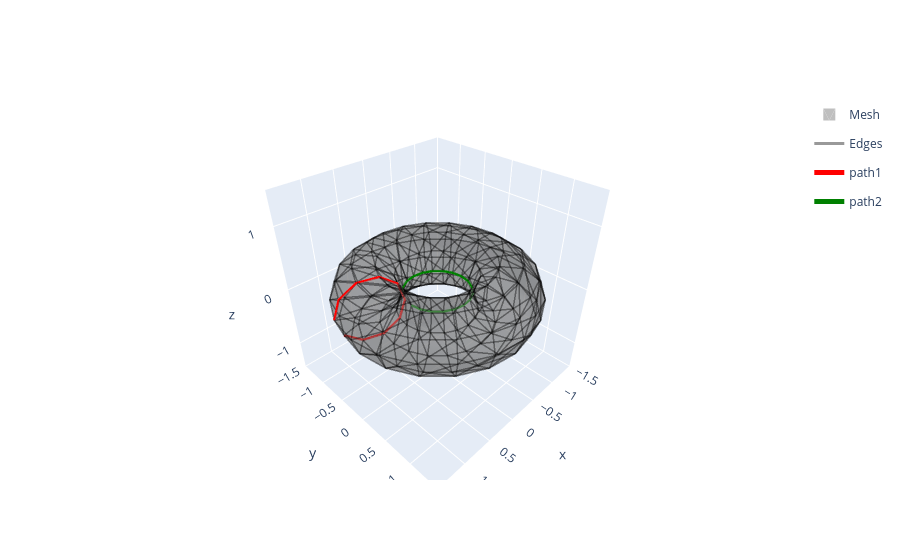

The cell this chart's notebook holds for it:
### Code cell
path1 = V[[19, 39, 59, 79, 99, 119, 139, 159, 179, 199]]
path2 = V[
    [
        100,
        101,
        102,
        103,
        104,
        105,
        106,
        107,
        108,
        109,
        110,
        111,
        112,
        113,
        114,
        115,
        116,
        117,
        118,
        119,
    ]
]

fig = plotly_draw_3D_mesh(
    V,
    F,
    show_now=False,
    edge_color_width=3,
    mesh_color="grey",
    edge_color_opacity=0.4,
    mesh_color_opacity=0.5,
)

fig.add_trace(
    go.Scatter3d(
        x=path1[:, 0],
        y=path1[:, 1],
        z=path1[:, 2],
        mode="lines",
        line=dict(color="red", width=5),
        name="path1",
    )
)
fig.add_trace(
    go.Scatter3d(
        x=path2[:, 0],
        y=path2[:, 1],
        z=path2[:, 2],
        mode="lines",
        line=dict(color="green", width=5),
        name="path2",
    )
)

fig.show()

### Figure 1 — Plotly figure (JSON) as saved in the notebook; plotly's stock layout.template omitted (floating-point values rounded to 4 significant figures; data arrays with more than 128 entries replaced by an {"elided": "..."} marker saying what was removed)
{"data": [{"color": "grey", "i": {"elided": "400 int values"}, "j": {"elided": "400 int values"}, "k": {"elided": "400 int values"}, "legendgroup": "Mesh", "name": "Mesh", "opacity": 0.5, "showlegend": true, "type": "mesh3d", "x": {"elided": "200 float values"}, "y": {"elided": "200 float values"}, "z": {"elided": "200 float values"}}, {"legendgroup": "Edges", "line": {"color": "black", "width": 3}, "mode": "lines", "name": "Edges", "opacity": 0.4, "showlegend": true, "type": "scatter3d", "x": {"elided": "1800 float values"}, "y": {"elided": "1800 float values"}, "z": {"elided": "1800 float values"}}, {"line": {"color": "red", "width": 5}, "mode": "lines", "name": "path1", "type": "scatter3d", "x": [1.427, 1.336, 1.098, 0.8041, 0.5663, 0.4755, 0.5663, 0.8041, 1.098, 1.336], "y": [-0.4635, -0.434, -0.3568, -0.2613, -0.184, -0.1545, -0.184, -0.2613, -0.3568, -0.434], "z": [0, 0.2939, 0.4755, 0.4755, 0.2939, 0, -0.2939, -0.4755, -0.4755, -0.2939]}, {"line": {"color": "green", "width": 5}, "mode": "lines", "name": "path2", "type": "scatter3d", "x": [0.5, 0.4755, 0.4045, 0.2939, 0.1545, 0, -0.1545, -0.2939, -0.4045, -0.4755, -0.5, -0.4755, -0.4045, -0.2939, -0.1545, 0, 0.1545, 0.2939, 0.4045, 0.4755], "y": [0, 0.1545, 0.2939, 0.4045, 0.4755, 0.5, 0.4755, 0.4045, 0.2939, 0.1545, 0, -0.1545, -0.2939, -0.4045, -0.4755, -0.5, -0.4755, -0.4045, -0.2939, -0.1545], "z": [0, 0, 0, 0, 0, 0, 0, 0, 0, 0, 0, 0, 0, 0, 0, 0, 0, 0, 0, 0]}], "layout": {"scene": {"aspectmode": "cube", "xaxis": {"range": [-1.5, 1.5]}, "yaxis": {"range": [-1.5, 1.5]}, "zaxis": {"range": [-1.5, 1.5]}}}}
